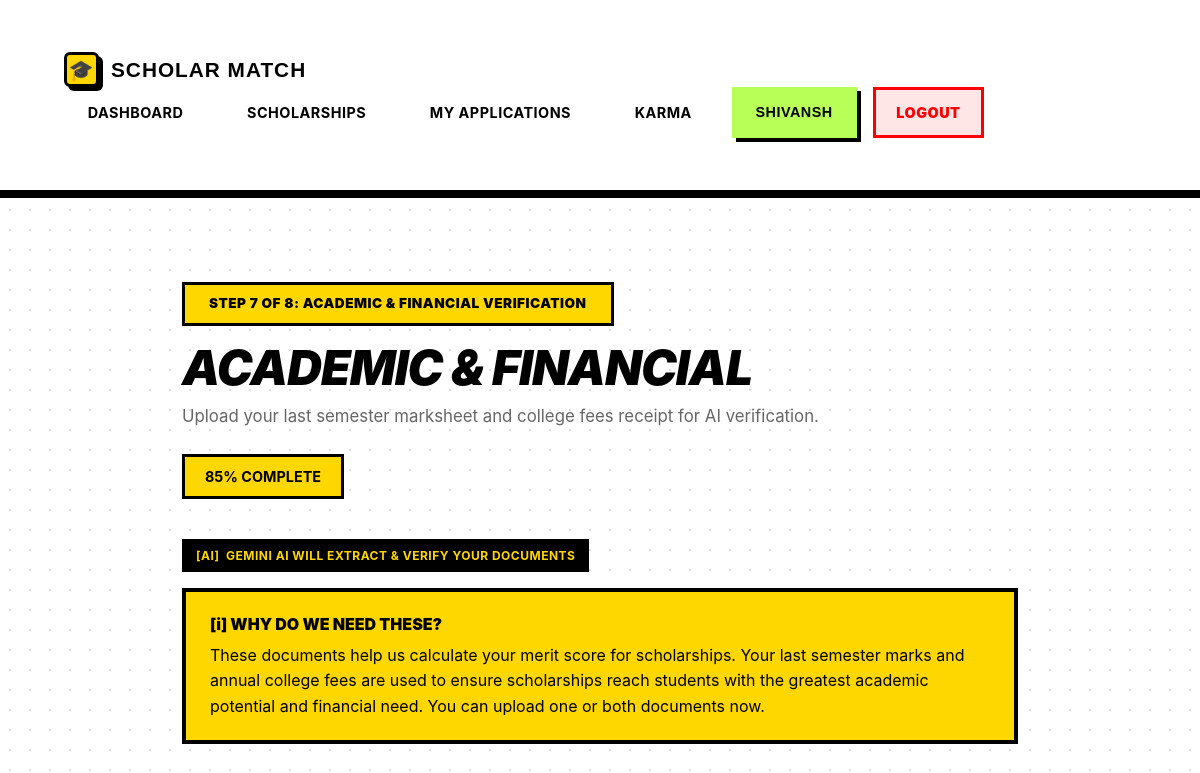
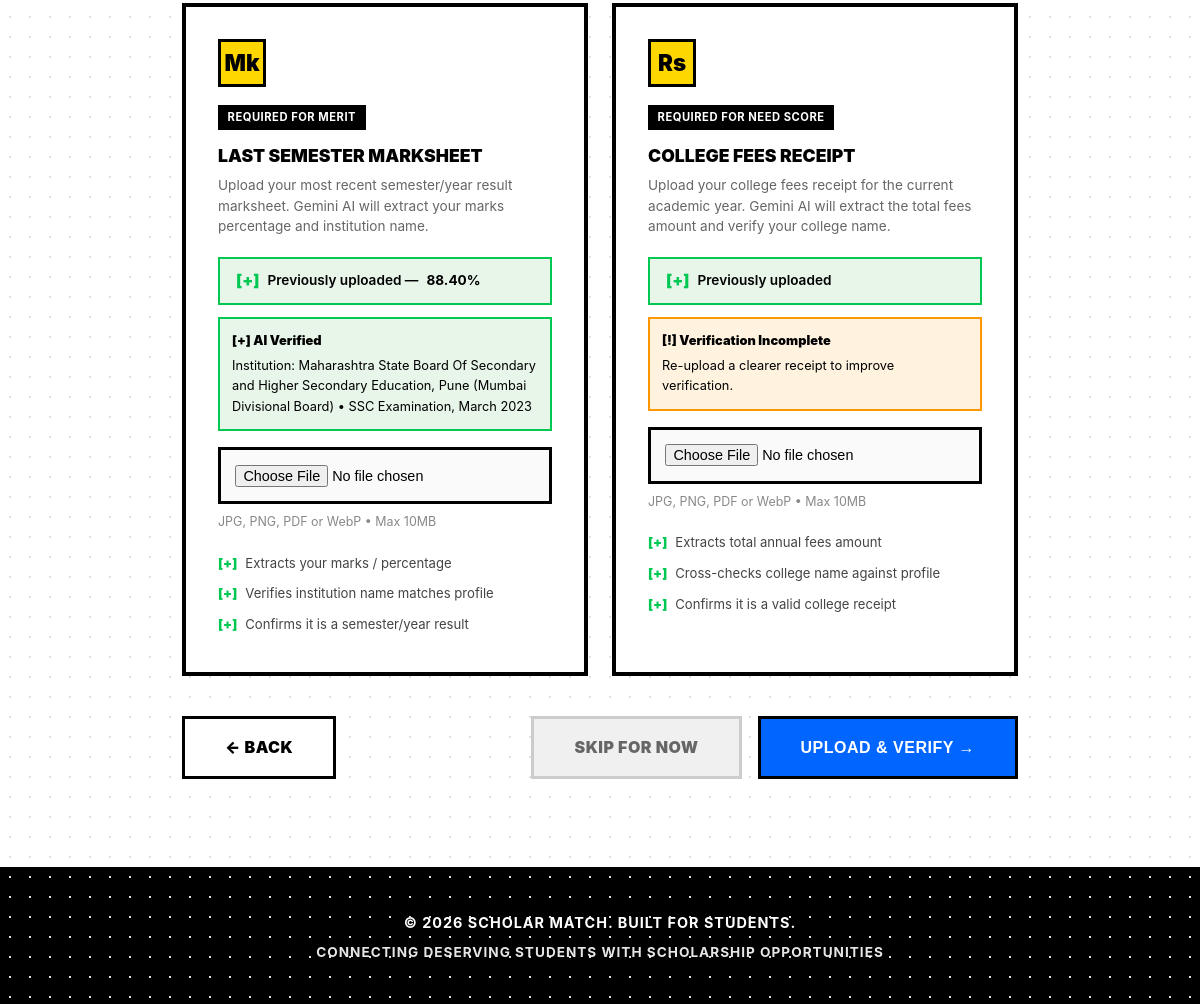
Page /accounts/otr/step7/ (signed in) on the committed database (2 pictures, top to bottom).
### users/models.py (models this page shows, shortened)
class User(AbstractUser):
    is_student = models.BooleanField(default=True)
    is_moderator = models.BooleanField(default=False)
    is_organization = models.BooleanField(default=False)

### scholarships/models.py (models this page shows, shortened)
class MarksheetVerification(models.Model):
    student = models.OneToOneField(
        'users.StudentProfile',
        on_delete=models.CASCADE,
        related_name='marksheet_verification'
    )
    marksheet_file = models.FileField(
        upload_to='otr/marksheets/%Y/%m/',
        verbose_name="Last Semester Marksheet"
    )
    last_sem_marks = models.DecimalField(
        max_digits=5, decimal_places=2,
        null=True, blank=True,
        verbose_name="Last Semester Marks (%)",
        help_text="Percentage extracted by Gemini from the marksheet"
    )
    extracted_institution = models.CharField(
        max_length=255, blank=True,
        help_text="Institution name as extracted by Gemini"
    )
    extracted_semester = models.CharField(
        max_length=50, blank=True,
        help_text="Semester / year as extracted by Gemini"
    )
    extracted_student_name = models.CharField(
        max_length=150, blank=True,
        help_text="Student name as extracted by Gemini"
    )
    gemini_verified = models.BooleanField(
        default=False,
        help_text="True when Gemini extraction matched the student profile"
    )
    raw_gemini_response = models.TextField(
        blank=True,
        help_text="Raw JSON response from Gemini for audit purposes"
    )
    uploaded_at = models.DateTimeField(auto_now_add=True)
    verified_at = models.DateTimeField(null=True, blank=True)
    class Meta:
        verbose_name = "Marksheet Verification"

### users/otr_views.py (the view, shortened to what this page needs)
# urls.py: path('otr/step7/',        otr_views.otr_step7,        name='otr_step7'),   # NEW: Academic & Financial
@login_required
def otr_step7(request):
    profile = request.user.studentprofile
    try:
        existing_marksheet = profile.marksheet_verification
    except MarksheetVerification.DoesNotExist:
        existing_marksheet = None
    try:
        existing_fees = profile.fees_verification
    except FeesVerification.DoesNotExist:
        existing_fees = None
    return render(request, 'users/otr/step7_academic_financial.html', {
        'profile': profile,
        'existing_marksheet': existing_marksheet,
        'existing_fees': existing_fees,
        'step': 7,
    })

### users/templates/users/otr/step7_academic_financial.html (shortened to what this page needs)
{% extends 'base.html' %}
{% block content %}
<div class="otr-container">
    <div class="step-header" style="margin-bottom: 2.5rem;">
        <div class="step-badge">STEP 7 OF 8: ACADEMIC &amp; FINANCIAL VERIFICATION</div>
        <h1 class="step-title">ACADEMIC &amp; FINANCIAL</h1>
        <p class="step-subtitle">Upload your last semester marksheet and college fees receipt for AI verification.</p>
        <div class="completion-badge">85% COMPLETE</div>
    </div>
    <div class="ai-badge">
        <span>[AI]</span> GEMINI AI WILL EXTRACT &amp; VERIFY YOUR DOCUMENTS
    </div>
    <div class="info-box">
        <strong>[i] WHY DO WE NEED THESE?</strong>
        These documents help us calculate your merit score for scholarships. Your last semester marks
        and annual college fees are used to ensure scholarships reach students with the greatest academic
        potential and financial need. You can upload one or both documents now.
    </div>
    <form method="post" enctype="multipart/form-data">
        <div class="upload-grid">
            <div class="upload-card">
                <div class="card-icon">Mk</div>
                <div class="required-tag">Required for Merit</div>
                <div class="card-title">Last Semester Marksheet</div>
                <div class="card-desc">
                    Upload your most recent semester/year result marksheet.
                    Gemini AI will extract your marks percentage and institution name.
                </div>
                {% if existing_marksheet and existing_marksheet.marksheet_file %}
                <div class="already-uploaded">
                    <span class="check">[+]</span>
                    Previously uploaded
                    {% if existing_marksheet.last_sem_marks %}&mdash; <strong>{{ existing_marksheet.last_sem_marks }}%</strong>{% endif %}
                </div>
                {% if existing_marksheet.gemini_verified %}
                <div class="gemini-result verified">
                    <strong>[+] AI Verified</strong>
                    {% if existing_marksheet.extracted_institution %}Institution: {{ existing_marksheet.extracted_institution }}{% endif %}
                    {% if existing_marksheet.extracted_semester %} &bull; {{ existing_marksheet.extracted_semester }}{% endif %}
                </div>
                {% else %}
                <div class="gemini-result unverified">
                    <strong>[!] Verification Incomplete</strong>
                    Re-upload a clearer image to improve verification.
                </div>
                {% endif %}
                {% endif %}
                <div class="file-input-wrapper" style="margin-top: 1rem;">
                    <input type="file" name="marksheet_file" id="marksheet_file" accept=".jpg,.jpeg,.png,.pdf,.webp">
                </div>
                <div style="font-size: 0.78rem; color: #888; margin-top: 0.5rem;">
                    JPG, PNG, PDF or WebP &bull; Max 10MB
                </div>
                <ul class="check-list" style="margin-top: 1rem;">
                    <li>Extracts your marks / percentage</li>
                    <li>Verifies institution name matches profile</li>
                    <li>Confirms it is a semester/year result</li>
                </ul>
            </div>
            <div class="upload-card">
                <div class="card-icon">Rs</div>
                <div class="required-tag">Required for Need Score</div>
                <div class="card-title">College Fees Receipt</div>
                <div class="card-desc">
                    Upload your college fees receipt for the current academic year.
                    Gemini AI will extract the total fees amount and verify your college name.
                </div>
                {% if existing_fees and existing_fees.fees_receipt_file %}
                <div class="already-uploaded">
                    <span class="check">[+]</span>
                    Previously uploaded
                </div>
                {% if existing_fees.gemini_verified %}
                <div class="gemini-result {% if existing_fees.college_match %}verified{% else %}unverified{% endif %}">
                    {% if existing_fees.college_match %}<strong>[+] College Verified</strong>{% else %}<strong>[!] College Name Mismatch</strong>{% endif %}
                    {% if existing_fees.extracted_college_name %}{{ existing_fees.extracted_college_name }}{% endif %}
                </div>
                {% else %}
                <div class="gemini-result unverified">
                    <strong>[!] Verification Incomplete</strong>
                    Re-upload a clearer receipt to improve verification.
                </div>
                {% endif %}
                {% endif %}
                <div class="file-input-wrapper" style="margin-top: 1rem;">
                    <input type="file" name="fees_receipt_file" id="fees_receipt_file" accept=".jpg,.jpeg,.png,.pdf,.webp">
                </div>
                <div style="font-size: 0.78rem; color: #888; margin-top: 0.5rem;">
                    JPG, PNG, PDF or WebP &bull; Max 10MB
                </div>
                <ul class="check-list" style="margin-top: 1rem;">
                    <li>Extracts total annual fees amount</li>
                    <li>Cross-checks college name against profile</li>
                    <li>Confirms it is a valid college receipt</li>
                </ul>
            </div>
        </div>
        <div class="button-group">
            <a href="{% url 'otr_step6' %}" class="btn-secondary">&larr; Back</a>
            <div style="display: flex; gap: 1rem;">
                <a href="{% url 'otr_step8' %}" class="btn-secondary btn-skip" onclick="return confirm('Are you sure you want to skip this step? Your merit score may be lower without these documents.');">Skip for now</a>
                <button type="submit" class="btn-primary">Upload &amp; Verify &rarr;</button>
            </div>
        </div>
    </form>
</div>
{% endblock %}

### templates/base.html (shortened to what this page needs)
<!DOCTYPE html>
<html lang="en">
<head>
</head>
<body>
    <nav>
        <div class="container">
            <a href="/" class="logo">
                <div class="logo-icon">🎓</div>
                <span>Scholar Match</span>
            </a>
            <ul>
                {% if user.is_authenticated %}
                {% if user.is_student %}
                <li><a href="{% url 'student_dashboard' %}">Dashboard</a></li>
                <li><a href="{% url 'scholarships:scholarship_list' %}">Scholarships</a></li>
                <li><a href="{% url 'applications:my_applications' %}">My Applications</a></li>
                <li><a href="{% url 'karma:karma_dashboard' %}">Karma</a></li>
                {% elif user.is_organization %}
                <li><a href="{% url 'funder_portal:funder_dashboard' %}">Dashboard</a></li>
                <li><a href="{% url 'funder_portal:create_scholarship' %}">Create Scholarship</a></li>
                <li><a href="{% url 'funder_portal:view_applications' %}">Applications</a></li>
                {% elif user.is_moderator %}
                <li><a href="{% url 'moderator_dashboard' %}">Dashboard</a></li>
                <li><a href="{% url 'moderator_add_scholarship' %}">Add Scholarship</a></li>
                <li><a href="{% url 'karma:moderator_overview' %}">Karma Review</a></li>
                {% endif %}
                <li>
                    <span class="user-info">{{ user.username }}</span>
                </li>
                <li><a href="{% url 'logout' %}" class="logout-btn">Logout</a></li>
                {% else %}
                <li><a href="{% url 'login' %}">Login</a></li>
                {% endif %}
            </ul>
        </div>
    </nav>
    <div class="container">
        {% block content %}
        {% endblock %}
    </div>
    <footer>
        <p>&copy; 2026 Scholar Match. Built for Students.</p>
        <p style="margin-top: 0.5rem; font-size: 0.85rem; opacity: 0.9;">Connecting Deserving Students with Scholarship
            Opportunities</p>
    </footer>
</body>
</html>

### templates/base.html (style rules this page uses)
* { margin: 0; padding: 0; box-sizing: border-box; }
:root { --primary-yellow: #FFD700; --neon-green: #B8FF57; --bright-blue: #0066FF; --black: #000000; --white: #FFFFFF; --light-gray: #f5f5f5; --text-gray: #666666; --border-black: #000000; --shadow-black: #000000; --bright-red: #FF0000; --bright-green: #00CC00; --bright-purple: #B8A4FF; --bright-orange: #FFA04A; }
body { font-family: 'Arial', 'Helvetica Neue', sans-serif; background: var(--light-gray); background-image: radial-gradient(circle, #d0d0d0 1px, transparent 1px); background-size: 20px 20px; color: var(--black); line-height: 1.6; min-height: 100vh; display: flex; flex-direction: column; }
nav { background: var(--white); border-bottom: 4px solid var(--black); padding: 0.75rem 2rem; box-shadow: 0 4px 0 var(--black); position: sticky; top: 0; z-index: 1000; }
nav .container { max-width: 1400px; margin: 0 auto; display: flex; justify-content: space-between; align-items: center; flex-wrap: wrap; }
nav .logo { color: var(--black); font-size: 1.3rem; font-weight: 900; text-decoration: none; display: flex; align-items: center; gap: 0.75rem; transition: all 0.2s ease; text-transform: uppercase; letter-spacing: 1px; font-family: 'Arial Black', sans-serif; }
nav .logo-icon { width: 35px; height: 35px; background: var(--primary-yellow); border: 3px solid var(--black); border-radius: 6px; display: flex; align-items: center; justify-content: center; font-size: 20px; box-shadow: 4px 4px 0 var(--black); }
nav ul { list-style: none; display: flex; gap: 1rem; align-items: center; flex-wrap: wrap; }
nav ul li a, nav ul li .user-info { color: var(--black); text-decoration: none; padding: 0.7rem 1.3rem; border-radius: 0; transition: all 0.2s ease; font-weight: 700; font-size: 0.9rem; display: block; text-transform: uppercase; letter-spacing: 0.5px; border: 3px solid transparent; }
nav .user-info { background: var(--neon-green); border: 3px solid var(--black); color: var(--black); padding: 0.7rem 1.5rem; font-weight: 900; box-shadow: 4px 4px 0 var(--black); font-family: 'Arial Black', sans-serif; }
nav .logout-btn { background: #FFE6E6; border: 3px solid var(--bright-red); color: var(--bright-red); font-weight: 900; }
.container { max-width: 1400px; margin: 0 auto; padding: 2.5rem 2rem; flex: 1; }
.btn-secondary { background-color: var(--primary-yellow); }
footer { background: var(--black); color: var(--white); text-align: center; padding: 2.5rem 2rem; margin-top: auto; border-top: 4px solid var(--black); }
footer p { font-weight: 700; text-transform: uppercase; letter-spacing: 1px; font-size: 0.9rem; }

### rows in the picture
User: username "SHIVANSH"
MarksheetVerification: last_sem_marks "88.40", extracted_institution "Maharashtra State Board Of Secondary and Higher Secondary Education, Pune (Mumbai Divisional Board)", extracted_semester "SSC Examination, March 2023"
